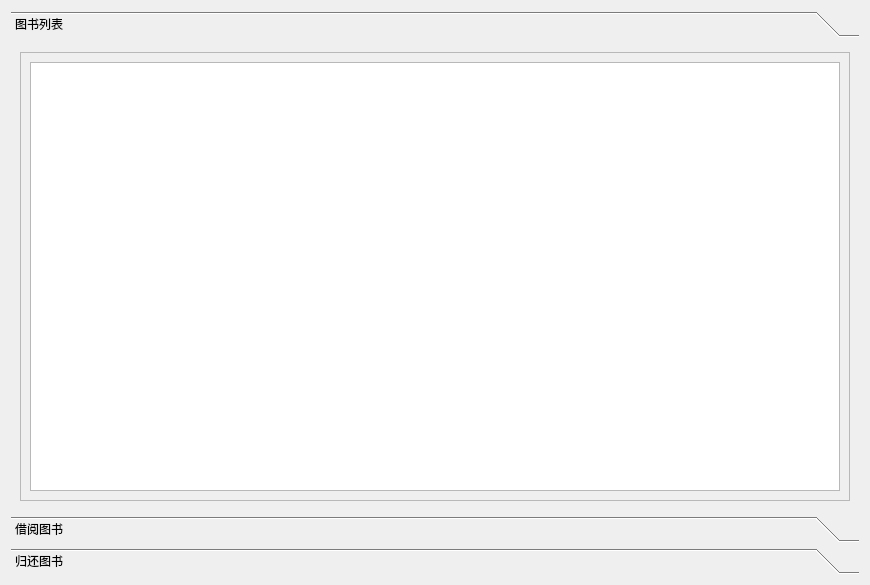
<?xml version="1.0" encoding="UTF-8"?>
<ui version="4.0">
 <class>CSearchBookDialog</class>
 <widget class="QDialog" name="CSearchBookDialog">
  <property name="geometry">
   <rect>
    <x>0</x>
    <y>0</y>
    <width>870</width>
    <height>585</height>
   </rect>
  </property>
  <property name="windowTitle">
   <string>图书库</string>
  </property>
  <layout class="QHBoxLayout" name="horizontalLayout_2">
   <item>
    <widget class="QToolBox" name="toolBox">
     <property name="styleSheet">
      <string notr="true"/>
     </property>
     <property name="currentIndex">
      <number>0</number>
     </property>
     <widget class="QWidget" name="page_books">
      <property name="geometry">
       <rect>
        <x>0</x>
        <y>0</y>
        <width>852</width>
        <height>489</height>
       </rect>
      </property>
      <attribute name="label">
       <string>图书列表</string>
      </attribute>
      <layout class="QHBoxLayout" name="horizontalLayout">
       <item>
        <widget class="QFrame" name="frame">
         <property name="frameShape">
          <enum>QFrame::StyledPanel</enum>
         </property>
         <property name="frameShadow">
          <enum>QFrame::Raised</enum>
         </property>
         <layout class="QVBoxLayout" name="verticalLayout_4">
          <item>
           <widget class="QTableWidget" name="tableWidget">
            <property name="enabled">
             <bool>true</bool>
            </property>
            <property name="editTriggers">
             <set>QAbstractItemView::NoEditTriggers</set>
            </property>
            <property name="selectionMode">
             <enum>QAbstractItemView::SingleSelection</enum>
            </property>
            <property name="selectionBehavior">
             <enum>QAbstractItemView::SelectRows</enum>
            </property>
           </widget>
          </item>
         </layout>
        </widget>
       </item>
      </layout>
     </widget>
     <widget class="QWidget" name="page_borrow">
      <property name="geometry">
       <rect>
        <x>0</x>
        <y>0</y>
        <width>852</width>
        <height>489</height>
       </rect>
      </property>
      <attribute name="label">
       <string>借阅图书</string>
      </attribute>
      <layout class="QHBoxLayout" name="horizontalLayout_4">
       <item>
        <layout class="QVBoxLayout" name="verticalLayout_2">
         <item>
          <layout class="QGridLayout" name="gridLayout">
           <property name="horizontalSpacing">
            <number>6</number>
           </property>
           <property name="verticalSpacing">
            <number>15</number>
           </property>
           <item row="4" column="2">
            <widget class="QLineEdit" name="lineEdit_stuid">
             <property name="inputMethodHints">
              <set>Qt::ImhNone</set>
             </property>
            </widget>
           </item>
           <item row="5" column="2">
            <widget class="QLineEdit" name="lineEdit_pwds">
             <property name="echoMode">
              <enum>QLineEdit::Password</enum>
             </property>
            </widget>
           </item>
           <item row="2" column="3">
            <spacer name="horizontalSpacer_2">
             <property name="orientation">
              <enum>Qt::Horizontal</enum>
             </property>
             <property name="sizeType">
              <enum>QSizePolicy::Minimum</enum>
             </property>
             <property name="sizeHint" stdset="0">
              <size>
               <width>40</width>
               <height>20</height>
              </size>
             </property>
            </spacer>
           </item>
           <item row="2" column="2">
            <widget class="QSpinBox" name="spinBox">
             <property name="inputMethodHints">
              <set>Qt::ImhNone</set>
             </property>
             <property name="minimum">
              <number>7</number>
             </property>
             <property name="maximum">
              <number>70</number>
             </property>
             <property name="singleStep">
              <number>7</number>
             </property>
            </widget>
           </item>
           <item row="4" column="1">
            <widget class="QLabel" name="label">
             <property name="text">
              <string>学号：</string>
             </property>
            </widget>
           </item>
           <item row="1" column="2">
            <widget class="QLineEdit" name="lineEdit_code"/>
           </item>
           <item row="2" column="1">
            <widget class="QLabel" name="label_4">
             <property name="text">
              <string>借阅期限：</string>
             </property>
            </widget>
           </item>
           <item row="5" column="1">
            <widget class="QLabel" name="label_3">
             <property name="text">
              <string>密码</string>
             </property>
            </widget>
           </item>
           <item row="1" column="1">
            <widget class="QLabel" name="label_2">
             <property name="text">
              <string>书号：</string>
             </property>
            </widget>
           </item>
           <item row="0" column="2">
            <spacer name="verticalSpacer">
             <property name="orientation">
              <enum>Qt::Vertical</enum>
             </property>
             <property name="sizeType">
              <enum>QSizePolicy::Minimum</enum>
             </property>
             <property name="sizeHint" stdset="0">
              <size>
               <width>20</width>
               <height>40</height>
              </size>
             </property>
            </spacer>
           </item>
           <item row="2" column="0">
            <spacer name="horizontalSpacer">
             <property name="orientation">
              <enum>Qt::Horizontal</enum>
             </property>
             <property name="sizeType">
              <enum>QSizePolicy::Minimum</enum>
             </property>
             <property name="sizeHint" stdset="0">
              <size>
               <width>40</width>
               <height>20</height>
              </size>
             </property>
            </spacer>
           </item>
           <item row="6" column="2">
            <spacer name="verticalSpacer_2">
             <property name="orientation">
              <enum>Qt::Vertical</enum>
             </property>
             <property name="sizeType">
              <enum>QSizePolicy::Minimum</enum>
             </property>
             <property name="sizeHint" stdset="0">
              <size>
               <width>20</width>
               <height>40</height>
              </size>
             </property>
            </spacer>
           </item>
          </layout>
         </item>
         <item>
          <layout class="QHBoxLayout" name="horizontalLayout_3">
           <property name="bottomMargin">
            <number>6</number>
           </property>
           <item>
            <spacer name="horizontalSpacer_3">
             <property name="orientation">
              <enum>Qt::Horizontal</enum>
             </property>
             <property name="sizeHint" stdset="0">
              <size>
               <width>40</width>
               <height>20</height>
              </size>
             </property>
            </spacer>
           </item>
           <item>
            <widget class="QPushButton" name="pushButton_borrow">
             <property name="text">
              <string>确认借阅</string>
             </property>
            </widget>
           </item>
           <item>
            <spacer name="horizontalSpacer_4">
             <property name="orientation">
              <enum>Qt::Horizontal</enum>
             </property>
             <property name="sizeHint" stdset="0">
              <size>
               <width>40</width>
               <height>20</height>
              </size>
             </property>
            </spacer>
           </item>
          </layout>
         </item>
        </layout>
       </item>
      </layout>
     </widget>
     <widget class="QWidget" name="page_return">
      <property name="geometry">
       <rect>
        <x>0</x>
        <y>0</y>
        <width>852</width>
        <height>489</height>
       </rect>
      </property>
      <attribute name="label">
       <string>归还图书</string>
      </attribute>
      <layout class="QVBoxLayout" name="verticalLayout_3">
       <item>
        <layout class="QGridLayout" name="gridLayout_3">
         <item row="0" column="1">
          <spacer name="verticalSpacer_4">
           <property name="orientation">
            <enum>Qt::Vertical</enum>
           </property>
           <property name="sizeType">
            <enum>QSizePolicy::Minimum</enum>
           </property>
           <property name="sizeHint" stdset="0">
            <size>
             <width>20</width>
             <height>40</height>
            </size>
           </property>
          </spacer>
         </item>
         <item row="1" column="0">
          <spacer name="horizontalSpacer_5">
           <property name="orientation">
            <enum>Qt::Horizontal</enum>
           </property>
           <property name="sizeType">
            <enum>QSizePolicy::Minimum</enum>
           </property>
           <property name="sizeHint" stdset="0">
            <size>
             <width>40</width>
             <height>20</height>
            </size>
           </property>
          </spacer>
         </item>
         <item row="1" column="1">
          <widget class="QWidget" name="widget" native="true">
           <layout class="QGridLayout" name="gridLayout_2">
            <item row="0" column="0">
             <widget class="QLabel" name="label_5">
              <property name="text">
               <string>书号：</string>
              </property>
             </widget>
            </item>
            <item row="0" column="1">
             <widget class="QLineEdit" name="lineEdit_returncode"/>
            </item>
            <item row="1" column="0">
             <widget class="QLabel" name="label_6">
              <property name="text">
               <string>学号：</string>
              </property>
             </widget>
            </item>
            <item row="1" column="1">
             <widget class="QLineEdit" name="lineEdit_returnstuid"/>
            </item>
           </layout>
          </widget>
         </item>
         <item row="1" column="2">
          <spacer name="horizontalSpacer_6">
           <property name="orientation">
            <enum>Qt::Horizontal</enum>
           </property>
           <property name="sizeType">
            <enum>QSizePolicy::Minimum</enum>
           </property>
           <property name="sizeHint" stdset="0">
            <size>
             <width>40</width>
             <height>20</height>
            </size>
           </property>
          </spacer>
         </item>
         <item row="2" column="1">
          <spacer name="verticalSpacer_3">
           <property name="orientation">
            <enum>Qt::Vertical</enum>
           </property>
           <property name="sizeType">
            <enum>QSizePolicy::Minimum</enum>
           </property>
           <property name="sizeHint" stdset="0">
            <size>
             <width>20</width>
             <height>40</height>
            </size>
           </property>
          </spacer>
         </item>
        </layout>
       </item>
       <item>
        <layout class="QHBoxLayout" name="horizontalLayout_5">
         <property name="bottomMargin">
          <number>6</number>
         </property>
         <item>
          <spacer name="horizontalSpacer_7">
           <property name="orientation">
            <enum>Qt::Horizontal</enum>
           </property>
           <property name="sizeHint" stdset="0">
            <size>
             <width>40</width>
             <height>20</height>
            </size>
           </property>
          </spacer>
         </item>
         <item>
          <widget class="QPushButton" name="pushButton_return">
           <property name="text">
            <string>确认还书</string>
           </property>
          </widget>
         </item>
         <item>
          <spacer name="horizontalSpacer_8">
           <property name="orientation">
            <enum>Qt::Horizontal</enum>
           </property>
           <property name="sizeHint" stdset="0">
            <size>
             <width>40</width>
             <height>20</height>
            </size>
           </property>
          </spacer>
         </item>
        </layout>
       </item>
      </layout>
     </widget>
    </widget>
   </item>
  </layout>
 </widget>
 <tabstops>
  <tabstop>lineEdit_code</tabstop>
  <tabstop>spinBox</tabstop>
  <tabstop>lineEdit_stuid</tabstop>
  <tabstop>lineEdit_pwds</tabstop>
  <tabstop>pushButton_borrow</tabstop>
  <tabstop>lineEdit_returncode</tabstop>
  <tabstop>lineEdit_returnstuid</tabstop>
  <tabstop>pushButton_return</tabstop>
 </tabstops>
 <resources/>
 <connections/>
</ui>
